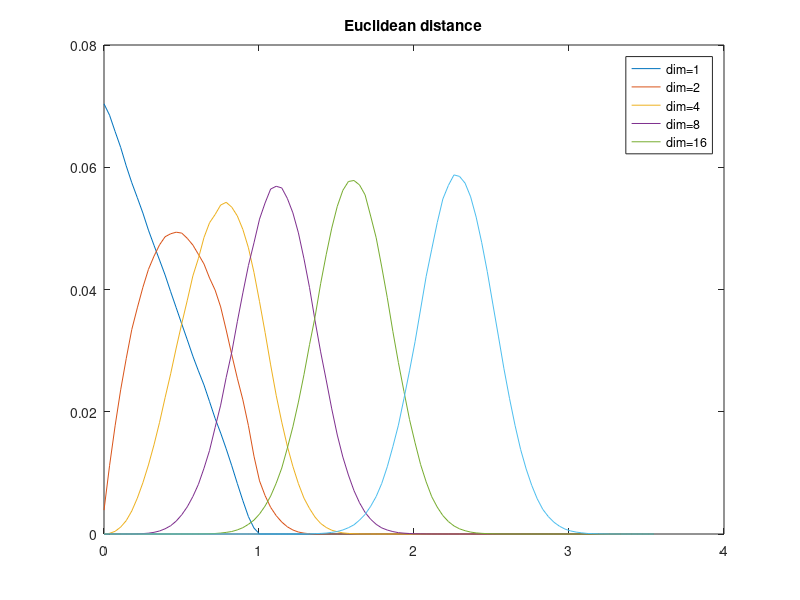

MATLAB code to generate this figure: (Note: this script raises an error after producing the figure.)

dir = 'fig';
mkdir(dir);
name = [dir, '/dimdist'];

d = 10;
Ds = [1, 2, 4, 8, 16, 32];

fig_i = 1;

for measure = {'Euclidean', 'Cosine'}
    figure(fig_i);
    measure = measure{1};
    name = [dir, '/dimdist_', lower(measure)];
    
    dist = [];
    dist_i = 1;
    for D = Ds
        x = rand(2000, D);
        dist(dist_i, :) = pdist(x, lower(measure));
        dist_i = dist_i + 1;
    end

    range = linspace(0, max(max(dist)));
    h = histc(dist',range);
    h = h ./ repmat(sum(h), size(h, 1), 1);
    plot(range, h);
    title([measure, ' distance']);
    legend('dim=1', 'dim=2', 'dim=4', 'dim=8', 'dim=16')
    beautyplot('Distance(x,y)', '', '')
    if strcmp(measure, 'Cosine')
        ylim([0, 0.1])
    end
    savefig(name)
    export_fig(name, '-pdf', '-transparent')
    fig_i = fig_i + 1;
end